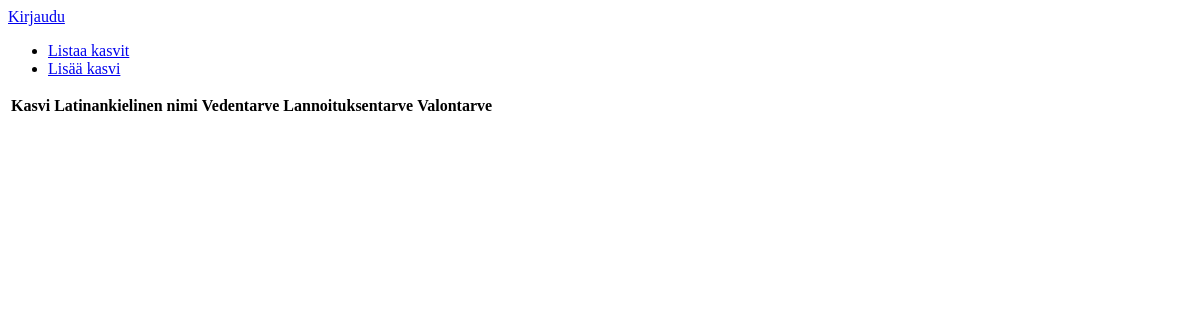
/plants/, run on an earlier commit of the app's database.
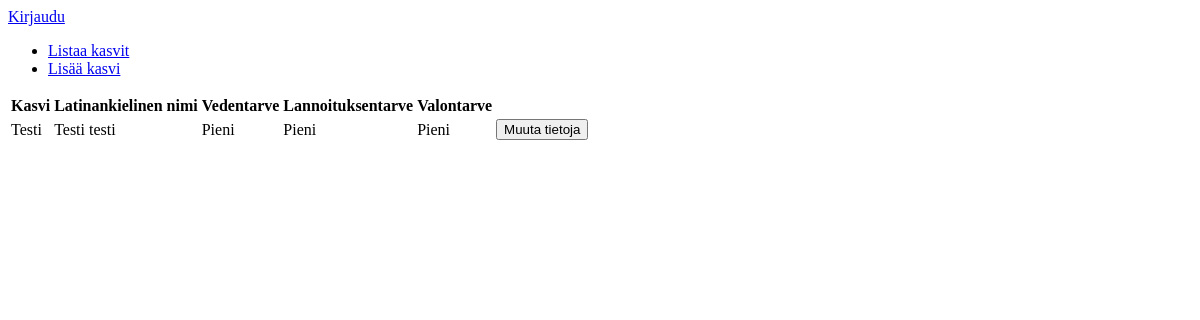
And on a later commit of the database.
### application/plants/models.py (models this page shows, shortened)
class Plant(db.Model):
    id = db.Column(db.Integer, primary_key=True)
    nimi = db.Column(db.String(100), nullable=False)
    nimi_lat = db.Column(db.String(100), nullable=False)
    vedentarve = db.Column(db.String(50))
    lannoituksentarve = db.Column(db.String(50))
    valontarve= db.Column(db.String(50))

### application/plants/views.py (the view)
@app.route("/plants/", methods=["GET"])
def plants_index():
    return render_template("plants/list.html", plants = Plant.query.all())

### application/templates/plants/list.html
{% extends "layout.html" %}
{% block body %}
  <table>
    <tr>
      <th>Kasvi</th>
      <th>Latinankielinen nimi</th>
      <th>Vedentarve</th>
      <th>Lannoituksentarve</th>
      <th>Valontarve</th>
    </tr>
    {% for plant in plants %}
    <tr>
      <td>{{ plant.nimi }}</td>
      <td>{{ plant.nimi_lat }}</td>
      <td>{{ plant.vedentarve }}</td>
      <td>{{ plant.lannoituksentarve }}</td>
      <td>{{ plant.valontarve }}</td>
      <td>
        <form method="GET" action="{{ url_for('plants_update_form', plant_id=plant.id) }}">
          <input type="submit" value="Muuta tietoja"/>
        </form>
    </tr>
    {% endfor %}
  </table>
{% endblock %}

### application/templates/layout.html (shortened to what this page needs)
<!DOCTYPE html>
<html>
  <head>
  </head>
  <body>
    {% if current_user.is_authenticated %}
    <p>
      Kirjautunut nimellä {{ current_user.name }}. <a href="{{ url_for('auth_logout') }}">Kirjaudu ulos</a>
    </p>
    {% else %}
    <a href="{{ url_for('auth_login') }}">Kirjaudu</a>
    {% endif %}
    <ul>
      <li><a href="{{ url_for('plants_index') }}">Listaa kasvit</a></li>
      <li><a href="{{ url_for('plants_form') }}">Lisää kasvi</a></li>
    </ul>
    {% block body %}{% endblock %}
  </body>
</html>

What changed in the data, as far as the page shows it:
added Plant: nimi "Testi", nimi_lat "Testi testi", vedentarve "Pieni", lannoituksentarve "Pieni", valontarve "Pieni"
